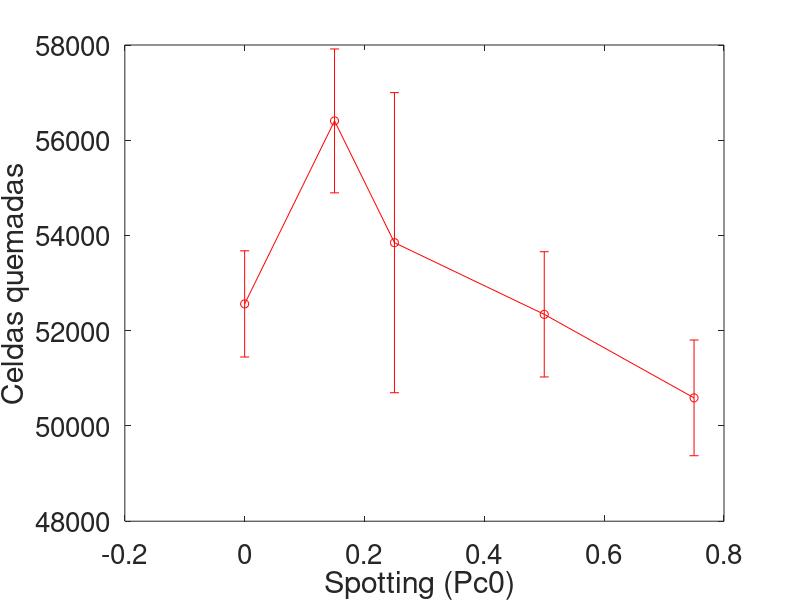

Recreate this plot in MATLAB.

figure(1)
ejex = [0, 0.15, 0.25, 0.50, 0.75];
ejey = [52563,56406,53849,52344,50590];

%plot(ejex,ejey, "marker", 'o',"linestyle", "-", "color", "black", "linewidth", 1);
error = [1115,1511,3151,1315,1215];
%figure(6)
errorbar(ejex,ejey, error,'o-r');
%hold off;

xlabel ("Spotting (Pc0) ", "fontsize", 20);
ylabel("Celdas quemadas", "fontsize", 20);
set(gca, 'FontSize', 20)
hold on; 

